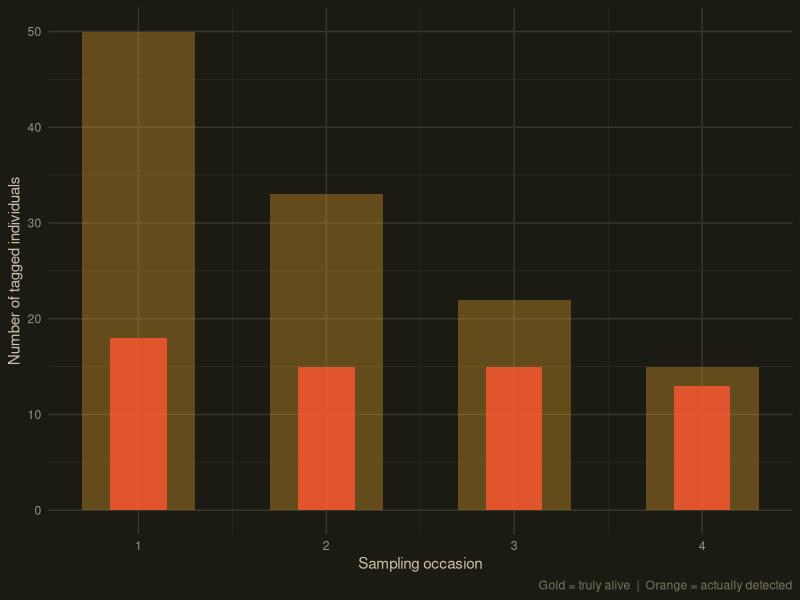

Here is the R script that generated this plot:
## ---- chunk 1
knitr::opts_chunk$set(echo = TRUE,
                      warning = FALSE,
                      message = FALSE)

theme_dark_site <- function(...) {
  ggplot2::theme_minimal(...) +
  ggplot2::theme(
    plot.background   = ggplot2::element_rect(fill = "#1b1b14", colour = NA),
    panel.background  = ggplot2::element_rect(fill = "#1b1b14", colour = NA),
    panel.grid.major  = ggplot2::element_line(colour = "#38382a"),
    panel.grid.minor  = ggplot2::element_line(colour = "#2c2c20"),
    text              = ggplot2::element_text(colour = "#c9c0a6"),
    axis.text         = ggplot2::element_text(colour = "#9a927b"),
    plot.title        = ggplot2::element_text(colour = "#ece3cc", face = "bold"),
    plot.subtitle     = ggplot2::element_text(colour = "#9a927b"),
    plot.caption      = ggplot2::element_text(colour = "#7a745e"),
    legend.background = ggplot2::element_rect(fill = "#1b1b14", colour = NA),
    legend.key        = ggplot2::element_rect(fill = "#1b1b14", colour = NA),
    legend.text       = ggplot2::element_text(colour = "#c9c0a6"),
    legend.title      = ggplot2::element_text(colour = "#c9c0a6"),
    strip.background  = ggplot2::element_rect(fill = "#2c2c20", colour = NA),
    strip.text        = ggplot2::element_text(colour = "#c9c0a6")
  )
}

theme_void_dark_site <- function(...) {
  ggplot2::theme_void(...) +
  ggplot2::theme(
    plot.background   = ggplot2::element_rect(fill = "#1b1b14", colour = NA),
    text              = ggplot2::element_text(colour = "#c9c0a6"),
    plot.title        = ggplot2::element_text(colour = "#ece3cc", face = "bold", hjust = 0.5),
    plot.subtitle     = ggplot2::element_text(colour = "#9a927b", hjust = 0.5),
    legend.background = ggplot2::element_rect(fill = "#1b1b14", colour = NA),
    legend.key        = ggplot2::element_rect(fill = "#1b1b14", colour = NA),
    legend.text       = ggplot2::element_text(colour = "#c9c0a6"),
    legend.title      = ggplot2::element_text(colour = "#c9c0a6")
  )
}
## ---- chunk 2
library(ggplot2)
library(dplyr)

set.seed(1988)

n_tagged <- 50
occasions <- 4

phi_true <- 0.75
p_true <- c(0.3, 0.5, 0.6, 0.8)

survival_mat <- matrix(NA, nrow = n_tagged, ncol = occasions)
survival_mat[, 1] <- 1

for (t in 2:occasions) {
  survival_mat[, t] <- rbinom(n_tagged, 1, survival_mat[, t - 1] * phi_true)
}

detection_mat <- matrix(NA, nrow = n_tagged, ncol = occasions)
for (t in 1:occasions) {
  detection_mat[, t] <- rbinom(n_tagged, 1, survival_mat[, t] * p_true[t])
}

observed_counts <- colSums(detection_mat)
true_alive <- colSums(survival_mat)

summary_df <- data.frame(
  occasion = 1:occasions,
  true_alive = true_alive,
  observed = observed_counts
)

ggplot(summary_df) +
  geom_col(aes(x = occasion, y = true_alive),
           fill = "#d19527", alpha = 0.4, width = 0.6) +
  geom_col(aes(x = occasion, y = observed),
           fill = "#FF5733", alpha = 0.8, width = 0.3) +
  labs(
    x = "Sampling occasion",
    y = "Number of tagged individuals",
    caption = "Gold = truly alive  |  Orange = actually detected"
  ) +
  scale_x_continuous(breaks = 1:occasions) +
  theme_dark_site()
